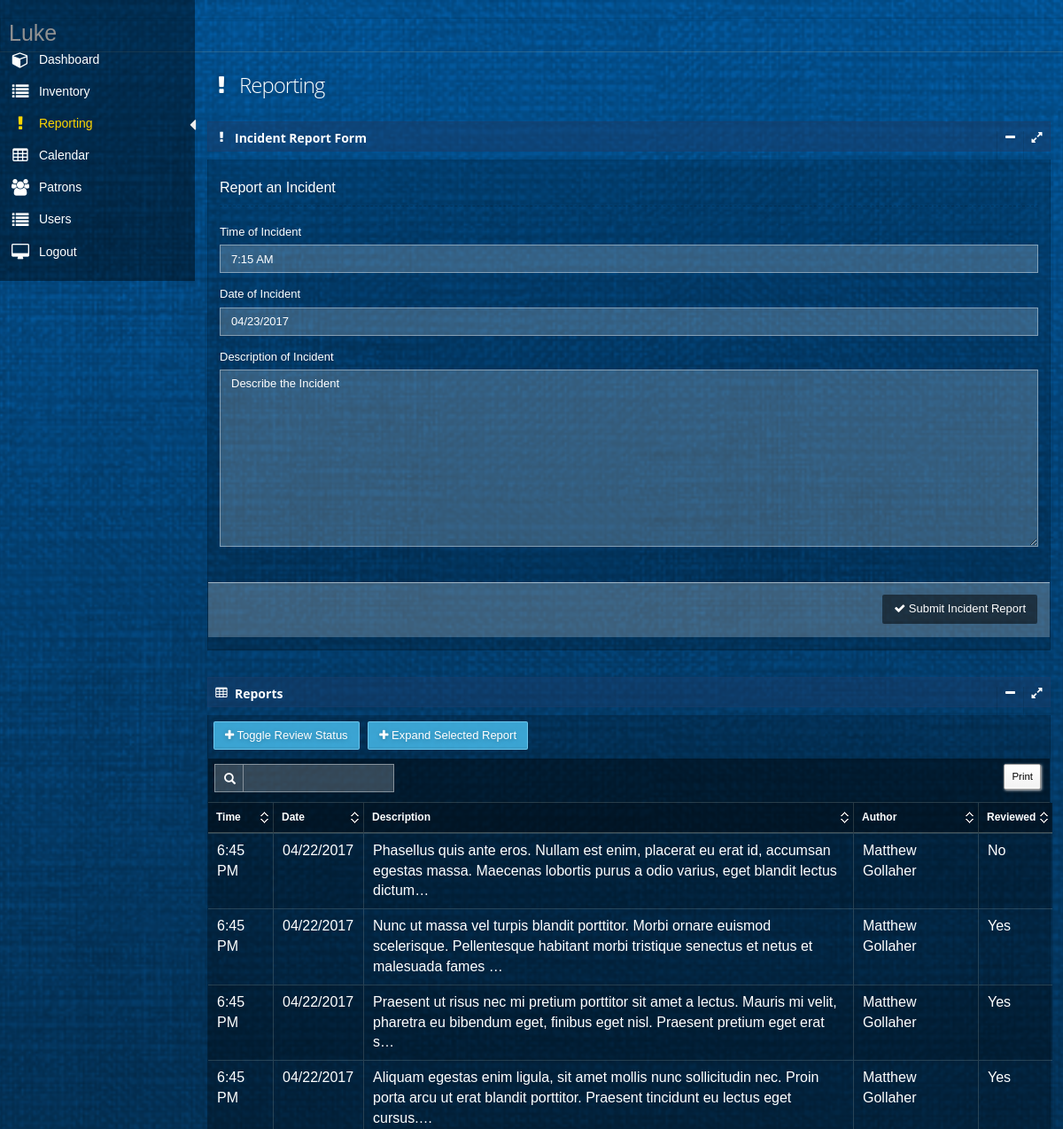
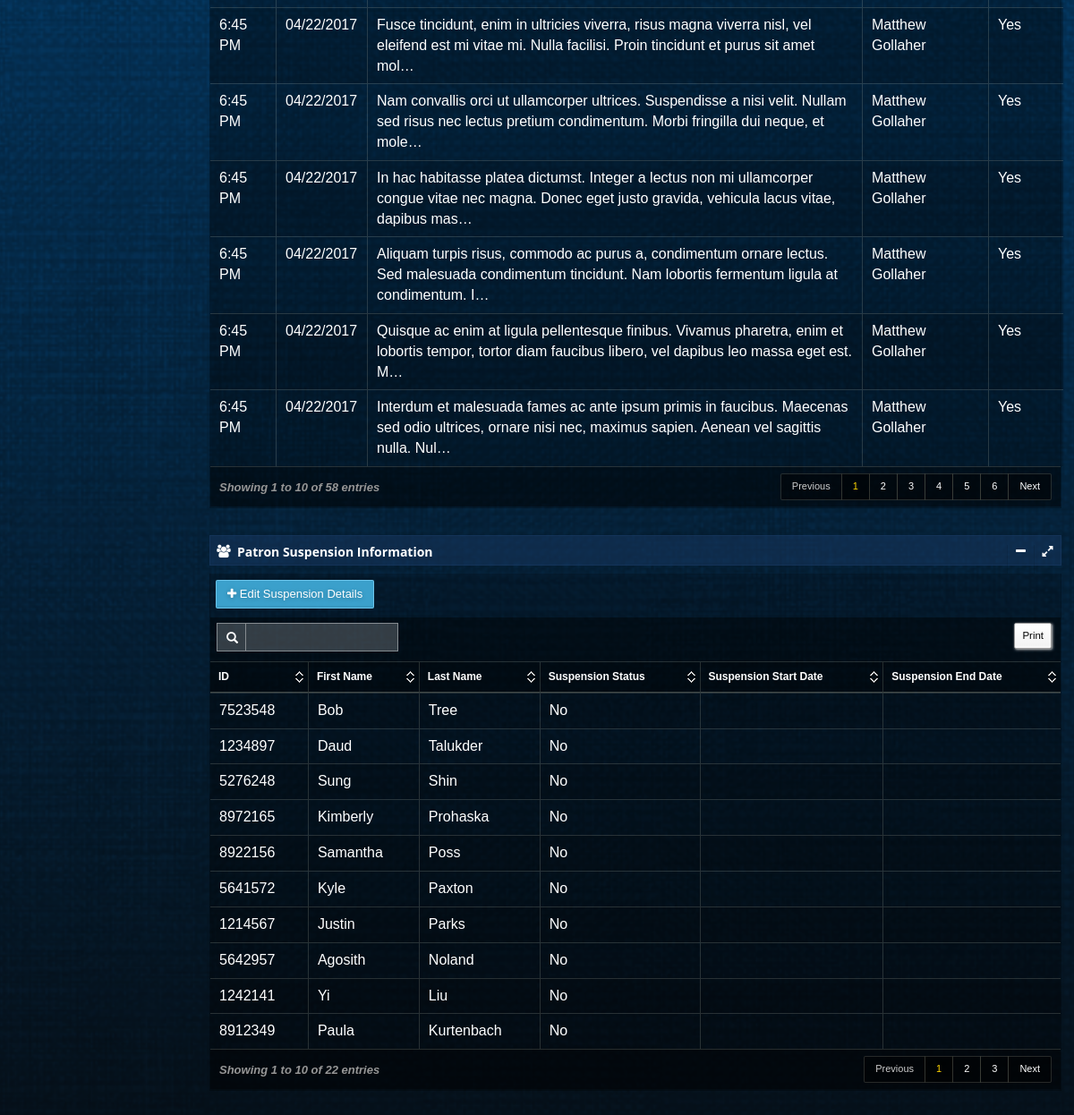
/reportingAdmin (signed in), run on the app's committed database (2 pictures, top to bottom).
### tables this page shows
CREATE TABLE "IncidentReport" (
	`Id`	INTEGER NOT NULL UNIQUE,
	`Time`	TEXT NOT NULL,
	`Date`	TEXT NOT NULL,
	`Description`	TEXT NOT NULL,
	`Author`	TEXT NOT NULL,
	`IsReviewed`	TEXT NOT NULL,
	PRIMARY KEY(`Id`)
);

CREATE TABLE "Patron" (
	`Id`	TEXT NOT NULL UNIQUE,
	`FirstName`	TEXT NOT NULL,
	`LastName`	TEXT NOT NULL,
	`Email`	TEXT NOT NULL UNIQUE,
	`PhoneNumber`	TEXT NOT NULL,
	`Gender`	TEXT NOT NULL,
	`Address`	TEXT NOT NULL,
	`City`	TEXT NOT NULL,
	`Zip`	TEXT NOT NULL,
	`WaiverFile`	NUMERIC NOT NULL,
	`State`	REAL NOT NULL,
	`IsBelayCertified`	REAL NOT NULL DEFAULT 'False',
	`BelayStartDate`	TEXT,
	`BelayEndDate`	TEXT,
	`IsLeadClimbCertified`	REAL NOT NULL DEFAULT 'False',
	`LeadClimbStartDate`	TEXT,
	`LeadClimbEndDate`	TEXT,
	`IsSuspended`	REAL NOT NULL DEFAULT 'False',
	`SuspendedStartDate`	TEXT,
	`SuspendedEndDate`	TEXT,
	`ListServ`	REAL NOT NULL DEFAULT 'False',
	PRIMARY KEY(`Id`)
);

### app.py (the view)
@app.route('/reportingAdmin')
def reportingAdmin():
    logMessage('reportingAdmin')
    return reportingModule.reportingAdmin()

### app.py (called while the page is built)
def logMessage(log):
    currentTime = datetime.now(pytz.timezone('US/Central'))
    with open("debugLog.txt", "a") as logFile:
        print(str(request.environ['REMOTE_ADDR']) + '- {:%Y-%m-%d %H:%M:%S}'.format(datetime.now(pytz.timezone('US/Central'))) + ': ' + str(log) + '\n')
        logFile.write(str(request.environ['REMOTE_ADDR']) + '- {:%Y-%m-%d %H:%M:%S}'.format(datetime.now(pytz.timezone('US/Central'))) + ': ' + str(log) + '\n')

### databaseFunctions.py (called while the page is built)
def getAllIncidentReportIds():
    with engine.connect() as connection:
        sqlText = text("SELECT Id FROM IncidentReport ORDER by date(Date), time(Time), Id DESC")
        result = engine.execute(sqlText)
        ids = []
        for row in result:
            ids.append(row[0])
        if not ids:
            return None
        else:
            return ids

def getAllIncidentReportTimes():
    with engine.connect() as connection:
        sqlText = text("SELECT Time FROM IncidentReport ORDER by date(Date), time(Time), Id DESC")
        result = engine.execute(sqlText)
        times = []
        for row in result:
            times.append(row[0])
        if not times:
            return None
        else:
            return times

def getAllIncidentReportDates():
    with engine.connect() as connection:
        sqlText = text("SELECT Date FROM IncidentReport ORDER by date(Date), time(Time), Id DESC")
        result = engine.execute(sqlText)
        dates = []
        for row in result:
            dates.append(row[0])
        if not dates:
            return None
        else:
            return dates

def getAllIncidentReportDescriptions():
    with engine.connect() as connection:
        sqlText = text("SELECT Description FROM IncidentReport ORDER by date(Date), time(Time), Id DESC")
        result = engine.execute(sqlText)
        descriptions = []
        for row in result:
            descriptions.append(row[0])
        if not descriptions:
            return None
        else:
            return descriptions

def getAllIncidentReportAuthors():
    with engine.connect() as connection:
        sqlText = text("SELECT Author FROM IncidentReport ORDER by date(Date), time(Time), Id DESC")
        result = engine.execute(sqlText)
        authors = []
        for row in result:
            authors.append(row[0])
        if not authors:
            return None
        else:
            return authors

### templates/reportingManager.html (shortened to what this page needs)
﻿{% extends "layout.html" %}
{%block body %}
<div id="main" role="main">
    <div id="content">
        <div class="row">
            <div class="col-xs-12 col-sm-7 col-md-7 col-lg-4">
                <h1 class="page-title txt-color-blueDark">
                    <i class="fa-fw fa fa-exclamation"></i>
                    Reporting
                </h1>
            </div>
        </div>
        <section id="widget-grid" class="">
            <div class="row">
                <article class="col-xs-12 col-sm-12 col-md-12 col-lg-12">
                    <div class="jarviswidget jarviswidget-color-blueDark" id="wid-id-1" data-widget-editbutton="false" data-widget-colorbutton="false" data-widget-deletebutton="false">
                        <header style="padding-top:10px">
                            <span class="widget-icon"> <i class="fa fa-exclamation"></i> </span>
                            <h2 style="line-height:15px"><strong>Incident Report Form</strong></h2>
                        </header>
                        <div>
                            <div class="widget-body">
                                <form id="reportForm" method="post" action="addIncidentRoute">
                                    <fieldset>
                                        <legend>
                                            Report an Incident
                                        </legend>
                                        <div class="form-group">
                                            <div>
                                                <label class="control-label">Time of Incident</label>
                                                <input type="text" name="incidentTime" id="incidentTime" placeholder="Time" class="form-control timepicker" required readonly/>
                                            </div>
                                        </div>
                                    </fieldset>
                                    <fieldset>
                                        <div class="form-group">
                                            <div>
                                                <label class="control-label">Date of Incident</label>
                                                <input type="text" name="incidentDate" id="incidentDate" placeholder="Date" class="form-control datepicker" required readonly />
                                            </div>
                                        </div>
                                    </fieldset>
                                    <fieldset>
                                        <div class="form-group">
                                            <label class="control-label">Description of Incident </label>
                                            <textarea class="form-control" name="incidentDescription" rows="10" placeholder="Describe the Incident" maxlength="1000" required style="resize: vertical"></textarea>
                                        </div>
                                    </fieldset>
                                    <div class="form-actions">
                                        <div class="row">
                                            <div class="col-md-12">
                                                <button class="btn btn-default" type="submit">
                                                    <i class="fa fa-check"></i>
                                                    Submit Incident Report
                                                </button>
                                            </div>
                                        </div>
                                    </div>
                                </form>
                            </div>
                        </div>
                    </div>
                    <div class="jarviswidget jarviswidget-color-blueDark" id="wid-id-2" data-widget-editbutton="false" data-widget-colorbutton="false" data-widget-deletebutton="false">
                        <header style="padding-top:10px">
                            <span class="widget-icon"> <i class="fa fa-table"></i> </span>
                            <h2 style="line-height:15px"><strong>Reports</strong></h2>
                        </header>
                        <div>
                            <div class="widget-body no-padding">
                                <div style="padding-bottom:10px; padding-right: 5px; padding-top: 7px;">
                                    <button class="btn btn-primary" id="toggleReviewReport" style="margin-left:6px;">
                                        <i class="fa fa-plus"></i> <span class="hidden-mobile">Toggle Review Status</span>
                                    </button>
                                    <button class="btn btn-primary" id="viewReport" style="margin-left:6px;" data-target="#viewReportModal">
                                        <i class="fa fa-plus"></i> <span class="hidden-mobile">Expand Selected Report</span>
                                    </button>
                                </div>
                                <table id="datatable" class="display table table-striped table-bordered table-hover">
                                    <thead>
                                        <tr>
                                            <th>Time</th>
                                            <th data-hide="phone">Date</th>
                                            <th data-hide="phone,tablet">Description</th>
                                            <th data-hide="phone,tablet">Author</th>
                                            <th data-hide="phone,tablet">Reviewed</th>
                                        </tr>
                                    </thead>
                                    <tbody>
                                        {% for row in reportTable %}
                                        <tr id="tr">
                                            <td>{{ row['time'] }}</td>
                                            <td>{{ row['date'] }}</td>
                                            <td title="{{ row['description'] }}"> {{ row['description'] }}</td>
                                            <td>{{ row['author'] }}</td>
                                            <td>{{ row['isReviewed'] }}</td>
                                        </tr>
                                        {% endfor %}
                                    </tbody>
                                </table>
                            </div>
                        </div>
                    </div>
                    <div class="jarviswidget jarviswidget-color-blueDark" id="wid-id-3" data-widget-editbutton="false" data-widget-colorbutton="false" data-widget-deletebutton="false">
                        <header style="padding-top:10px">
                            <span class="widget-icon"> <i class="fa fa-users"></i> </span>
                            <h2 style="line-height:15px"><strong>Patron Suspension Information</strong></h2>
                        </header>
                        <div>
                            <div class="widget-body no-padding">
                                <div style="padding-bottom:10px; padding-right: 5px; padding-top: 7px;">
                                    <button class="btn btn-primary" id="editSuspension" style="margin-left:6px;" data-target="#suspensionModal">
                                        <i class="fa fa-plus"></i> <span class="hidden-mobile">Edit Suspension Details</span>
                                    </button>
                                </div>
                                <table id="patronDatatable" class="display table table-striped table-bordered table-hover">
                                    <thead>
                                        <tr>
                                            <th>ID</th>
                                            <th>First Name</th>
                                            <th>Last Name</th>
                                            <th>Suspension Status</th>
                                            <th>Suspension Start Date</th>
                                            <th>Suspension End Date</th>
                                        </tr>
                                    </thead>
                                    <tbody>
                                        {% for row in patronTable %}
                                        <tr id="tr">
                                            <td>{{ row['id'] }}</td>
                                            <td>{{ row['firstName'] }}</td>
                                            <td>{{ row['lastName'] }}</td>
                                            {% if row['isSuspended'] == 'False' %}
                                            <td>No</td>
                                            {% else %}
                                            <td>Yes</td>
                                            {% endif %}
                                            <td>{{ row['suspendedStartDate'] }}</td>
                                            <td>{{ row['suspendedEndDate'] }}</td>
                                        </tr>
                                        {% endfor %}
                                    </tbody>
                                </table>
                            </div>
                        </div>
                    </div>
                </article>
            </div>
        </section>
    </div>
</div>
    {% endblock %}

### static/css/styles.css (style rules this page uses)
body { width:100%; height:100% }

### static/css/signature-pad.css (style rules this page uses)
body { font-family: Helvetica, Sans-Serif; -moz-user-select: none; -webkit-user-select: none; -ms-user-select: none; }

### data on the page
IncidentReport: time "6:45 PM", date "04/22/2017", description "Phasellus quis ante eros. Nullam est enim, placerat eu erat id, accumsan egestas massa. Maecenas lobortis purus a odio varius, eget blandit lectus dictum…", author "Matthew Gollaher", isReviewed "No"
IncidentReport: time "6:45 PM", date "04/22/2017", description "Nunc ut massa vel turpis blandit porttitor. Morbi ornare euismod scelerisque. Pellentesque habitant morbi tristique senectus et netus et malesuada fames …", author "Matthew Gollaher", isReviewed "Yes"
IncidentReport: time "6:45 PM", date "04/22/2017", description "Praesent ut risus nec mi pretium porttitor sit amet a lectus. Mauris mi velit, pharetra eu bibendum eget, finibus eget nisl. Praesent pretium eget erat s…", author "Matthew Gollaher", isReviewed "Yes"
IncidentReport: time "6:45 PM", date "04/22/2017", description "Aliquam egestas enim ligula, sit amet mollis nunc sollicitudin nec. Proin porta arcu ut erat blandit porttitor. Praesent tincidunt eu lectus eget cursus.…", author "Matthew Gollaher", isReviewed "Yes"
IncidentReport: time "6:45 PM", date "04/22/2017", description "Fusce tincidunt, enim in ultricies viverra, risus magna viverra nisl, vel eleifend est mi vitae mi. Nulla facilisi. Proin tincidunt et purus sit amet mol…", author "Matthew Gollaher", isReviewed "Yes"
IncidentReport: time "6:45 PM", date "04/22/2017", description "Nam convallis orci ut ullamcorper ultrices. Suspendisse a nisi velit. Nullam sed risus nec lectus pretium condimentum. Morbi fringilla dui neque, et mole…", author "Matthew Gollaher", isReviewed "Yes"
IncidentReport: time "6:45 PM", date "04/22/2017", description "In hac habitasse platea dictumst. Integer a lectus non mi ullamcorper congue vitae nec magna. Donec eget justo gravida, vehicula lacus vitae, dapibus mas…", author "Matthew Gollaher", isReviewed "Yes"
IncidentReport: time "6:45 PM", date "04/22/2017", description "Aliquam turpis risus, commodo ac purus a, condimentum ornare lectus. Sed malesuada condimentum tincidunt. Nam lobortis fermentum ligula at condimentum. I…", author "Matthew Gollaher", isReviewed "Yes"
IncidentReport: time "6:45 PM", date "04/22/2017", description "Quisque ac enim at ligula pellentesque finibus. Vivamus pharetra, enim et lobortis tempor, tortor diam faucibus libero, vel dapibus leo massa eget est. M…", author "Matthew Gollaher", isReviewed "Yes"
IncidentReport: time "6:45 PM", date "04/22/2017", description "Interdum et malesuada fames ac ante ipsum primis in faucibus. Maecenas sed odio ultrices, ornare nisi nec, maximus sapien. Aenean vel sagittis nulla. Nul…", author "Matthew Gollaher", isReviewed "Yes"
Patron: id "8912349", firstName "Paula", lastName "Kurtenbach"
Patron: id "1242141", firstName "Yi", lastName "Liu"
Patron: id "5642957", firstName "Agosith", lastName "Noland"
Patron: id "1214567", firstName "Justin", lastName "Parks"
Patron: id "5641572", firstName "Kyle", lastName "Paxton"
Patron: id "8922156", firstName "Samantha", lastName "Poss"
Patron: id "8972165", firstName "Kimberly", lastName "Prohaska"
Patron: id "5276248", firstName "Sung", lastName "Shin"
Patron: id "1234897", firstName "Daud", lastName "Talukder"
Patron: id "7523548", firstName "Bob", lastName "Tree"

### other printed values
{{ session['currentUserFirstName'] }} "Luke"
